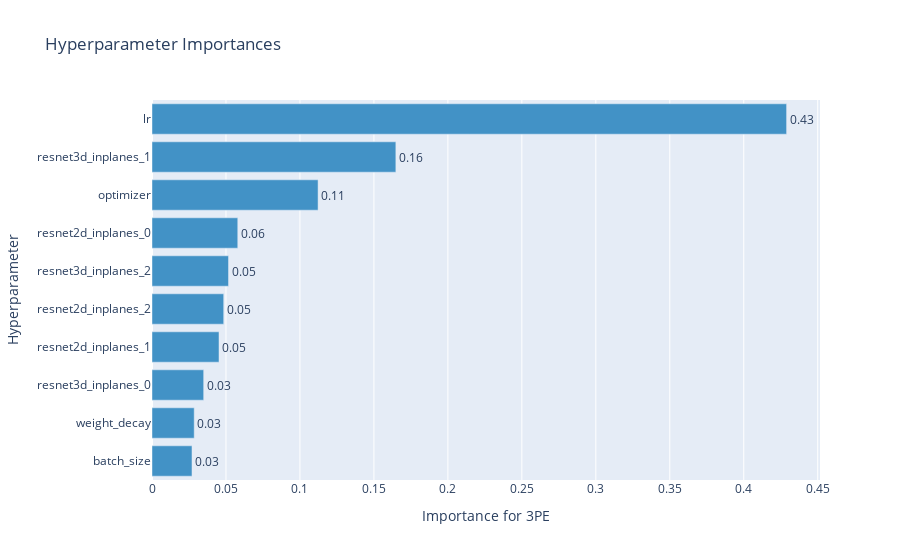

The notebook cell this image was saved under:
### Code cell
plot_param_importances(study, **three_pe_plot_kwargs)

### Figure 1 — Plotly figure (JSON) as saved in the notebook; plotly's stock layout.template omitted (floating-point values rounded to 4 significant figures)
{"data": [{"cliponaxis": false, "hovertemplate": ["batch_size (IntUniformDistribution): 0.027033207939879365<extra></extra>", "weight_decay (LogUniformDistribution): 0.028531677423969982<extra></extra>", "resnet3d_inplanes_0 (IntUniformDistribution): 0.03493291177132941<extra></extra>", "resnet2d_inplanes_1 (IntUniformDistribution): 0.045291341238005094<extra></extra>", "resnet2d_inplanes_2 (IntUniformDistribution): 0.04847346973408975<extra></extra>", "resnet3d_inplanes_2 (IntUniformDistribution): 0.05172099739701925<extra></extra>", "resnet2d_inplanes_0 (IntUniformDistribution): 0.0579733399987917<extra></extra>", "optimizer (CategoricalDistribution): 0.1122569140889784<extra></extra>", "resnet3d_inplanes_1 (IntUniformDistribution): 0.16483003517990166<extra></extra>", "lr (LogUniformDistribution): 0.4289561052280355<extra></extra>"], "marker": {"color": "rgb(66,146,198)"}, "orientation": "h", "text": ["0.027033207939879365", "0.028531677423969982", "0.03493291177132941", "0.045291341238005094", "0.04847346973408975", "0.05172099739701925", "0.0579733399987917", "0.1122569140889784", "0.16483003517990166", "0.4289561052280355"], "textposition": "outside", "texttemplate": "%{text:.2f}", "type": "bar", "x": [0.02703, 0.02853, 0.03493, 0.04529, 0.04847, 0.05172, 0.05797, 0.1123, 0.1648, 0.429], "y": ["batch_size", "weight_decay", "resnet3d_inplanes_0", "resnet2d_inplanes_1", "resnet2d_inplanes_2", "resnet3d_inplanes_2", "resnet2d_inplanes_0", "optimizer", "resnet3d_inplanes_1", "lr"]}], "layout": {"autosize": true, "showlegend": false, "title": {"text": "Hyperparameter Importances"}, "xaxis": {"autorange": true, "range": [0, 0.4515], "title": {"text": "Importance for 3PE"}, "type": "linear"}, "yaxis": {"autorange": true, "range": [-0.5, 9.5], "title": {"text": "Hyperparameter"}, "type": "category"}}}
